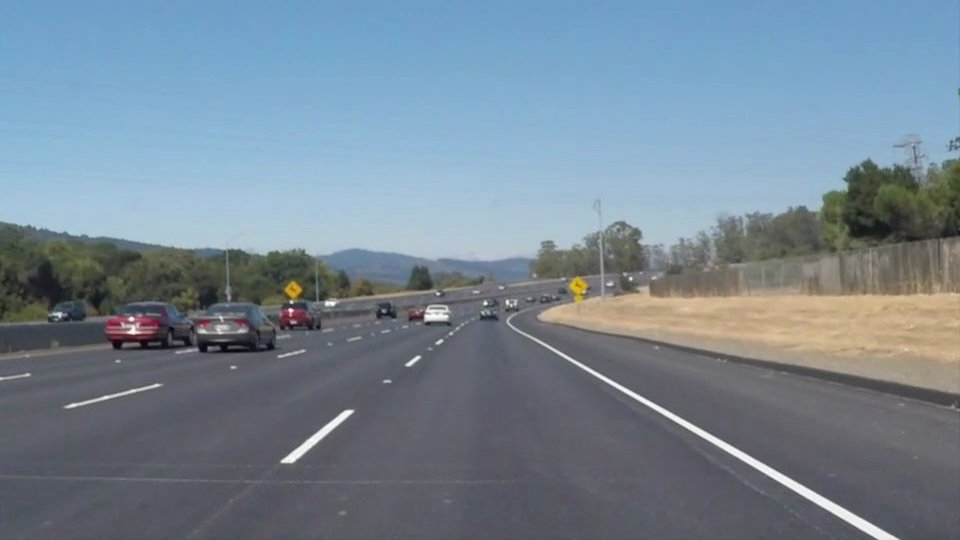
#> input picture test_images/solidWhiteCurve.jpg, 960 x 540 px
$ jupyter execute P1.ipynb
#> lines starting #> are read from the running program, lines starting #| are printed output that depends on the picture; after the words box and inside, x2 and y2 are one past the last pixel; in counts of white or black regions, pixels touching at a corner belong together; pictures that were not available may be replaced by others from this repository, and a replacement may not be noted
# Self-Driving Car Engineer Nanodegree

## Project: **Finding Lane Lines on the Road**
***
In this project, you will use the tools you learned about in the lesson to identify lane lines on the road.  You can develop your pipeline on a series of individual images, and later apply the result to a video stream (really just a series of images). Check out the video clip "raw-lines-example.mp4" (also contained in this repository) to see what the output should look like after using the helper functions below.

Once you have a result that looks roughly like "raw-lines-example.mp4", you'll need to get creative and try to average and/or extrapolate the line segments you've detected to map out the full extent of the lane lines.  You can see an example of the result you're going for in the video "P1_example.mp4".  Ultimately, you would like to draw just one line for the left side of the lane, and one for the right.

In addition to implementing code, there is a brief writeup to complete. The writeup should be completed in a separate file, which can be either a markdown file or a pdf document. There is a [write up template](https://github.com/udacity/CarND-LaneLines-P1/blob/master/writeup_template.md) that can be used to guide the writing process. Completing both the code in the Ipython notebook and the writeup template will cover all of the [rubric points](https://review.udacity.com/#!/rubrics/322/view) for this project.

---
Let's have a look at our first image called 'test_images/solidWhiteRight.jpg'.  Run the 2 cells below (hit Shift-Enter or the "play" button above) to display the image.

**Note: If, at any point, you encounter frozen display windows or other confounding issues, you can always start again with a clean slate by going to the "Kernel" menu above and selecting "Restart & Clear Output".**

---

**The tools you have are color selection, region of interest selection, grayscaling, Gaussian smoothing, Canny Edge Detection and Hough Tranform line detection.  You  are also free to explore and try other techniques that were not presented in the lesson.  Your goal is piece together a pipeline to detect the line segments in the image, then average/extrapolate them and draw them onto the image for display (as below).  Once you have a working pipeline, try it out on the video stream below.**

---

<figure>

 <figcaption>
 <p></p>
 <p style="text-align: center;"> Your output should look something like this (above) after detecting line segments using the helper functions below </p>
 </figcaption>
</figure>
 <p></p>
<figure>

 <figcaption>
 <p></p>
 <p style="text-align: center;"> Your goal is to connect/average/extrapolate line segments to get output like this</p>
 </figcaption>
</figure>

**Run the cell below to import some packages.  If you get an `import error` for a package you've already installed, try changing your kernel (select the Kernel menu above --> Change Kernel).  Still have problems?  Try relaunching Jupyter Notebook from the terminal prompt.  Also, consult the forums for more troubleshooting tips.**

## Import Packages

[cell 1]
#importing some useful packages
import numpy as np
import cv2
import os#to access files and directories and to create them
import shutil#to remove old output directory and contents

## Read in an Image

[cell 2]
#reading in an image
absoluteImgPath=os.path.join(os.getcwd(),'test_images','solidWhiteRight.jpg')
testReadImage = cv2.imread(absoluteImgPath)

## Build a Lane Finding Pipeline

Build the pipeline and run your solution on all test_images. Make copies into the `test_images_output` directory, and you can use the images in your writeup report.

Try tuning the various parameters, especially the low and high Canny thresholds as well as the Hough lines parameters.

[cell 3]
def detectLines(img):
    '''This function accepts an image containing lane lines and returns that image with the lane lines marked'''
    #convert to greyscale
    grayImg=cv2.cvtColor(img,cv2.COLOR_BGR2GRAY)
#> img is the input picture: shape (540, 960, 3); mean B, G, R 148.1, 134.5, 118.5

    #apply gaussian blur(only odd kernelSizes)
    grayBlur=cv2.GaussianBlur(grayImg,(5,5),0)

    #run canny algorithm on greyscale img(it also does gaussian blur)
    edges=cv2.Canny(grayBlur,50,125)
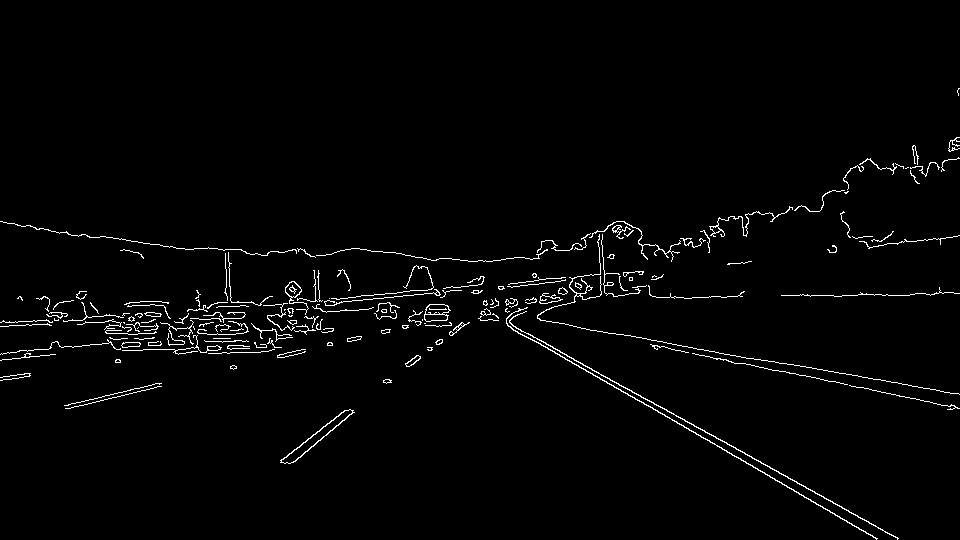
#> edges: shape (540, 960); 1.9% white in thin lines or dots, all inside (x1, y1, x2, y2) = (0, 88, 960, 540)

    #create image with only masked section of edges to run hough on
    mask=np.zeros_like(edges)

    #fillpoly makes maskimg all white(3rd argument) in are definded with vertices(2nd argument)
    cv2.fillPoly(mask,np.array([[(0,img.shape[0]),(12*img.shape[1]/25,3*img.shape[0]/5),(52.5*img.shape[1]/100,3*img.shape[0]/5),(img.shape[1],img.shape[0])]],dtype=np.int32),255)
#> mask: shape (540, 960); 20.9% white; 1 white region, box (x1, y1, x2, y2) and area: (2, 324, 959, 540) 108457
    maskedEdges=cv2.bitwise_and(edges,mask)
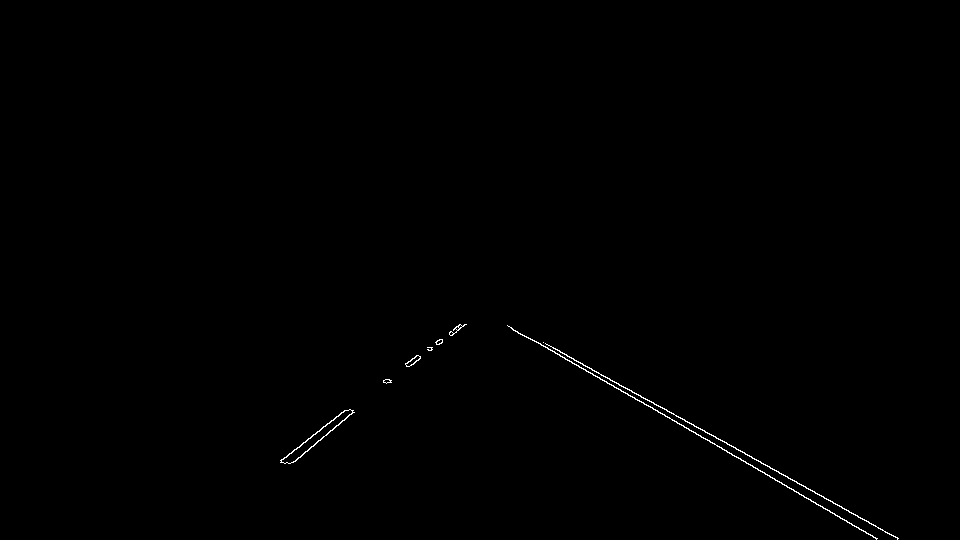
#> maskedEdges: shape (540, 960); 0.3% white in thin lines or dots, all inside (x1, y1, x2, y2) = (280, 324, 899, 540)

    #get lines using houghTransformation on maskedEdges img cv2.HoughLinesP(image,rhoRes,angleRes,threshold,np.array([]),min_line_length,max_line_gap)
    lines=cv2.HoughLinesP(maskedEdges,2,np.pi/180,15,np.array([]),30,20)
#> lines = 15 rows, first 6: [549, 345, 898, 538], [507, 325, 876, 538], [290, 463, 353, 412], [383, 381, 427, 347], [407, 363, 459, 324], [281, 459, 320, 430]

    #create image to mark lines on
    lineImg=np.copy(img)

    #get 2 points for each line to draw
    #these will store points from lines closest to camera and furthest from camera for each lane line(initilize them to points that will be overwritten)
    rLEnd=[-1,img.shape[0]+1]#off bottom of screen
    rLStart=[-1,-1]#off top of screen
    lLEnd=[-1,img.shape[0]+1]#off bottom of screen
    lLStart=[-1,-1]#off top of screen

    for line in lines:
        for x1,y1,x2,y2 in line:
            #check if points should be a new endpoint for right or left lines and which end
            slope=0
            if(x2 != x1):#would get divide by 0 error before adding this
                slope=(y2-y1)/(x2-x1)
            if (slope<-.2)and(x1<img.shape[1]/2):#left line segments
                if y1<y2:
                    if y1<lLEnd[1]:
                        lLEnd=[x1,y1]
                    if y2>lLStart[1]:
                        lLStart=[x2,y2]
                else: #y2<y1 or y2==y1 (shouldn't happen since line's slope is not 0)
                    if y2<lLEnd[1]:
                        lLEnd=[x2,y2]
                    if y1>lLStart[1]:
                        lLStart=[x1,y1]
            if (slope>.2)and(x1>img.shape[1]/2):#right line segments
                if y1<y2:
                    if y1<rLEnd[1]:
                        rLEnd=[x1,y1]
                    if y2>rLStart[1]:
                        rLStart=[x2,y2]
                else: #y2<y1 or y2==y1(which shouldn't happen since line's slope is not 0)
                    if y2<rLEnd[1]:
                        rLEnd=[x2,y2]
                    if y1>rLStart[1]:
                        rLStart=[x1,y1]
#> this loop made 15 passes
#> after the loop, lLEnd = [459, 324]; lLStart = [290, 463]; rLEnd = [507, 325]; rLStart = [898, 538]

    #calculate slope and intercept for lines(using endpoints) then draw lines using points y=top of region and y=bottom of region
    leftSlope=(lLEnd[1]-lLStart[1])/(lLEnd[0]-lLStart[0])
#> leftSlope = -0.822
    rightSlope=(rLEnd[1]-rLStart[1])/(rLEnd[0]-rLStart[0])
#> rightSlope = 0.545
    leftInter=lLStart[1]-(lLStart[0]*leftSlope)
#> leftInter = 701.5
    rightInter=rLStart[1]-(rLStart[0]*rightSlope)
#> rightInter = 48.81
    #y=mx+b so x=(y-b)/m

    #middle line(for testing purposes and make it clearer what is going on)
    cv2.line(lineImg,(int(img.shape[1]/2),img.shape[0]),(int(img.shape[1]/2),0),(0,0,255),2)

    #extrapolate the line at y=img.shape[0] and y=3*img.shape[0]/5
    cv2.line(lineImg,(int((img.shape[0]-leftInter)/leftSlope),img.shape[0]),(int((3*img.shape[0]/5-leftInter)/leftSlope),int(3*img.shape[0]/5)),(0,255,0),2)#left line
    cv2.line(lineImg,(int((img.shape[0]-rightInter)/rightSlope),img.shape[0]),(int((3*img.shape[0]/5-rightInter)/rightSlope),int(3*img.shape[0]/5)),(255,0,0),2)#right line
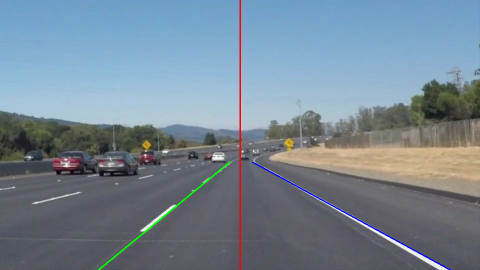
#> lineImg: shape (540, 960, 3) (shown at 1/2 size); mean B, G, R 147.4, 133.9, 118.2
    return lineImg

## Test Images

Build your pipeline to work on the images in the directory "test_images"
**You should make sure your pipeline works well on these images before you try the videos.**

[cell 4]
def imgDir(dir):
    '''dir is path to directory where all the images(and only the images) are stored
    images can be any format, and results are outputed same type as input
    '''
    #load filenames of all the images want to detectLines in and create output folder
    filenames=os.listdir(dir)
    if os.path.exists(dir+'_output'):
        shutil.rmtree(dir+'_output')
    os.mkdir(os.path.join(os.getcwd(),dir+'_output'))

    for img in filenames:
        absImgPath=os.path.join(os.getcwd(),dir,img)
        outImg=detectLines(cv2.imread(absImgPath))#read in the image and detect lane lines
        cv2.imwrite(dir+'_output/'+img,outImg)#save image with lane lines to output directory
        cv2.imshow(img,outImg)#show image with lane lines to screen
        while True:
            if cv2.waitKey(1) & 0xFF==ord('q'):#when they hit 'q' close the image on screen and move to next one
#> (key q is pressed here)
                break
        cv2.destroyAllWindows()
#> pass 2 of the loop in imgDir, `for img in filenames:`:
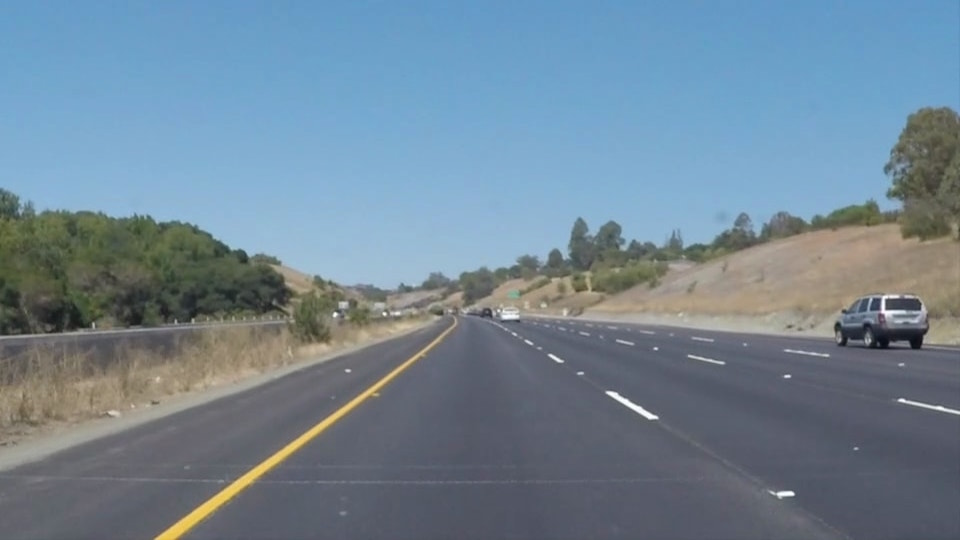
#> input picture test_images/solidYellowCurve.jpg, 960 x 540 px
#> in detectLines, img is the input picture: shape (540, 960, 3); mean B, G, R 149, 133.4, 113
#> in detectLines (call 2), `edges=cv2.Canny(grayBlur,50,125)`:
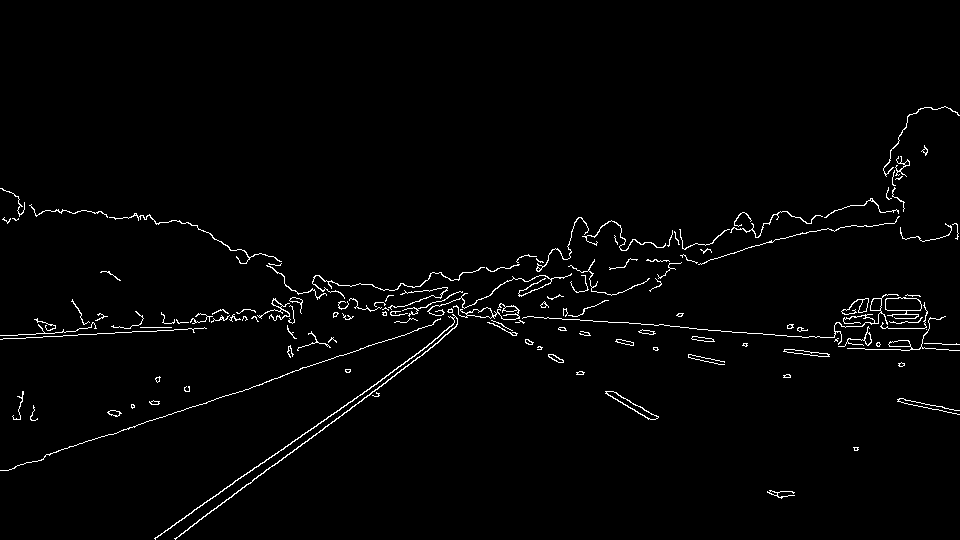
#> edges: shape (540, 960); 1.8% white in thin lines or dots, all inside (x1, y1, x2, y2) = (0, 106, 960, 540)
#> lines = 18 rows, first 6: [155, 538, 403, 364], [277, 463, 439, 341], [154, 538, 456, 326], [499, 326, 577, 374], [501, 324, 583, 374], [190, 526, 236, 493]
#> the loop in detectLines (call 2), `for line in lines:` made 18 passes
#> after the loop in detectLines (call 2), `for line in lines:`: lLEnd = [456, 326]; lLStart = [155, 538]; rLEnd = [501, 324]; rLStart = [648, 419]
#> leftSlope = -0.704
#> rightSlope = 0.646
#> leftInter = 647.2
#> rightInter = 0.224
#> in detectLines (call 2), `cv2.line(lineImg,(int((img.shape[0]-rightInter)/rightSlope),img.shape[..`:
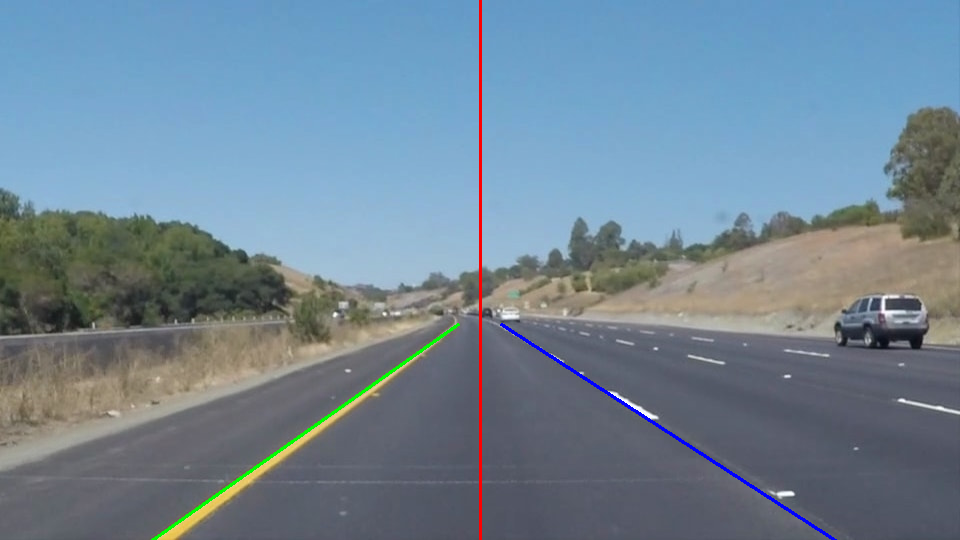
#> lineImg: shape (540, 960, 3); mean B, G, R 148.6, 133, 112.8
#> (key Esc is pressed here)

[cell 5]
imgDir('test_images')#test the function imgDir on the test_images directory

# Test on Videos
You know what's cooler than drawing lanes over images? Drawing lanes over video!

We can test our solution on two provided videos:

solidWhiteRight.mp4

solidYellowLeft.mp4

[cell 6]
def videoDir(dir):
    '''dir is path to directory containing multiple videos to process,
    vid can be any format(that your computer has the proper codecs for)
    this will output whatever video type vid is'''
#> called with dir = 'test_videos'
    #load filenames of all the videos want to detectLines in and create output folder
    filenames=os.listdir(dir)
    if os.path.exists(dir+'_output'):
        shutil.rmtree(dir+'_output')
    os.mkdir(os.path.join(os.getcwd(),dir+'_output'))

    for vid in filenames:
        absVidPath=os.path.join(os.getcwd(),dir,vid)
        cap=cv2.VideoCapture(absVidPath)

        #create VideoWriter object to create video file with same metadata as vid and put it into the output directory
        absOutVidPath=os.path.join(os.getcwd(),dir+'_output',vid)
        out=cv2.VideoWriter(absOutVidPath,int(cap.get(cv2.CAP_PROP_FOURCC)),cap.get(cv2.CAP_PROP_FPS),(int(cap.get(cv2.CAP_PROP_FRAME_WIDTH)),int(cap.get(cv2.CAP_PROP_FRAME_HEIGHT))))

        while(cap.isOpened()):#while vid still playing
            ret,frame=cap.read()
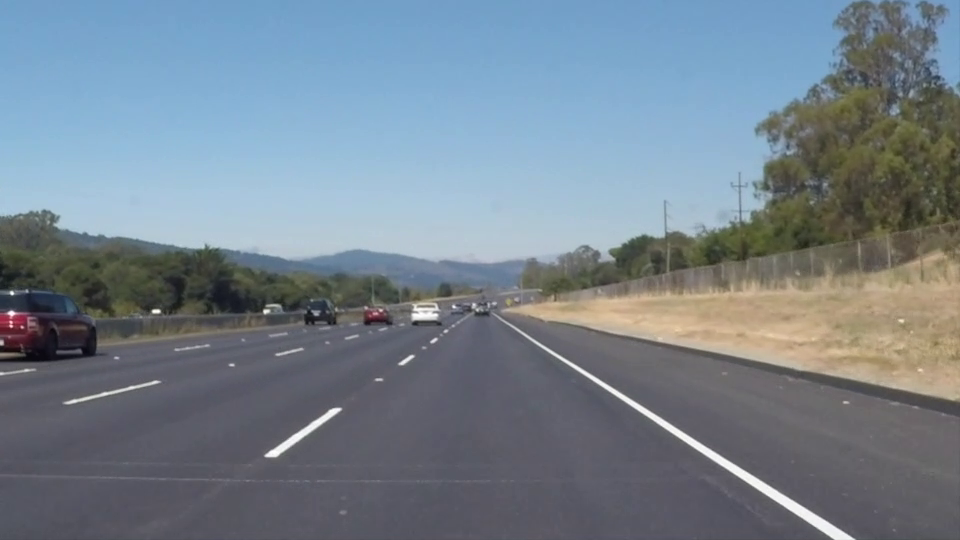
#> input picture frame 22 of test_videos/solidWhiteRight.mp4, 960 x 540 px
#> frame is the input picture: shape (540, 960, 3); mean B, G, R 141.9, 130.7, 117.7
            if ret==True:
                outFrame=detectLines(frame)#detect lane lines in the frame
#> in detectLines (call 4), `grayImg=cv2.cvtColor(img,cv2.COLOR_BGR2GRAY)`:
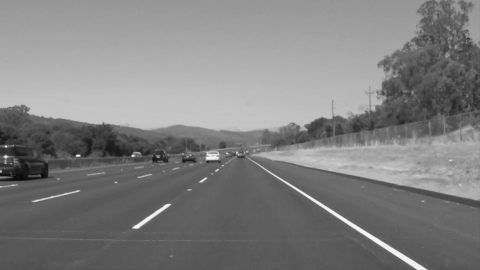
#> grayImg: shape (540, 960) (shown at 1/2 size); min 6, max 255, mean 128
#> in detectLines (call 4), `maskedEdges=cv2.bitwise_and(edges,mask)`:
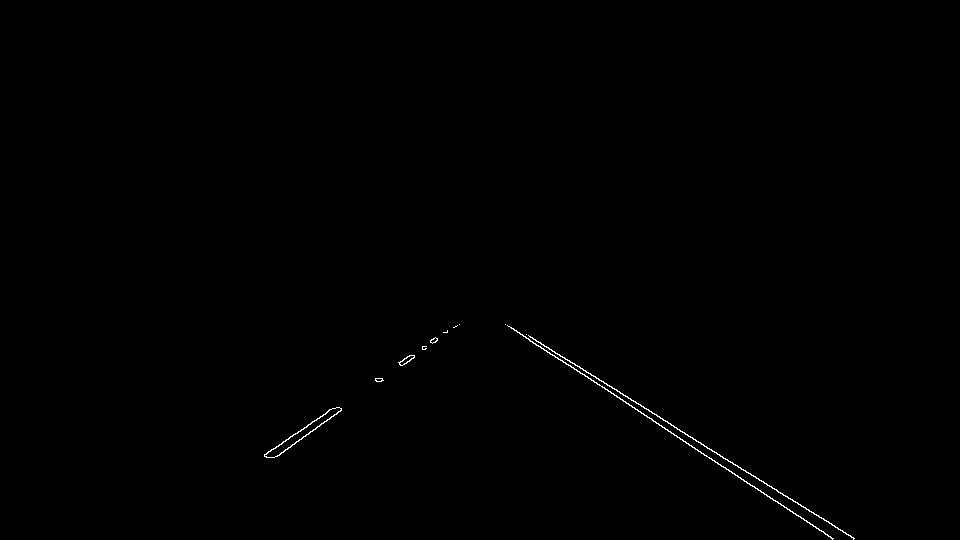
#> maskedEdges: shape (540, 960); 0.28% white in thin lines or dots, all inside (x1, y1, x2, y2) = (264, 324, 855, 540)
#> in detectLines (call 4), `lines=cv2.HoughLinesP(maskedEdges,2,np.pi/180,15,np.array([]),30,20)`: lines = 26 rows, first 6: [526, 334, 853, 539], [509, 326, 651, 418], [523, 336, 580, 373], [264, 455, 332, 408], [787, 509, 833, 538], [692, 447, 766, 494]
#> the loop in detectLines (call 4), `for line in lines:` made 26 passes
#> after the loop in detectLines (call 4), `for line in lines:`: lLEnd = [459, 324]; lLStart = [273, 457]; rLEnd = [505, 324]; rLStart = [853, 539]
#> in detectLines (call 4), `leftSlope=(lLEnd[1]-lLStart[1])/(lLEnd[0]-lLStart[0])`: leftSlope = -0.715
#> in detectLines (call 4), `rightSlope=(rLEnd[1]-rLStart[1])/(rLEnd[0]-rLStart[0])`: rightSlope = 0.618
#> in detectLines (call 4), `leftInter=lLStart[1]-(lLStart[0]*leftSlope)`: leftInter = 652.2
#> in detectLines (call 4), `rightInter=rLStart[1]-(rLStart[0]*rightSlope)`: rightInter = 12
#> in detectLines (call 4), `cv2.line(lineImg,(int((img.shape[0]-rightInter)/rightSlope),img.shape[..`:
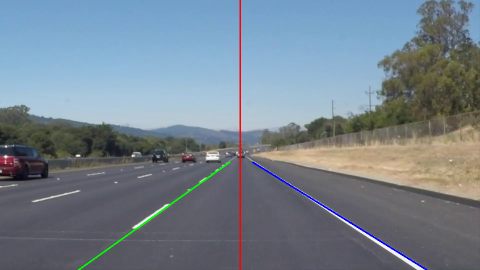
#> lineImg: shape (540, 960, 3) (shown at 1/2 size); mean B, G, R 141.2, 130, 117.2
                out.write(outFrame)#write frame with lane lines drawn on to output video
                cv2.imshow(vid,outFrame)#show fram with lane lines to screen
                if cv2.waitKey(1) & 0xFF==ord('q'):#stop processing this video when user hits 'q'
#> (key q is pressed here)
                    break
            else:
                break
        #once done close streams
        cap.release()
        out.release()
        #close window playing video
        cv2.destroyAllWindows()

[cell 7]
videoDir('test_videos')#test videoDir on the test_videos directory

## Writeup and Submission

If you're satisfied with your video outputs, it's time to make the report writeup in a pdf or markdown file. Once you have this Ipython notebook ready along with the writeup, it's time to submit for review! Here is a [link](https://github.com/udacity/CarND-LaneLines-P1/blob/master/writeup_template.md) to the writeup template file.

## Optional Challenge

When it goes over light part of the road the lines go crazy

[cell 8]
dir='test_videos'
vid='challenge.mp4'
absVidPath=os.path.join(os.getcwd(),dir,vid)
cap=cv2.VideoCapture(absVidPath)

#create VideoWriter object to create video file with same metadata as vid and put it into the output directory
absOutVidPath=os.path.join(os.getcwd(),dir+'_output',vid)
out=cv2.VideoWriter(absOutVidPath,int(cap.get(cv2.CAP_PROP_FOURCC)),cap.get(cv2.CAP_PROP_FPS),(int(cap.get(cv2.CAP_PROP_FRAME_WIDTH)),int(cap.get(cv2.CAP_PROP_FRAME_HEIGHT))))
while(cap.isOpened()):#while vid still playing
    ret,frame=cap.read()
    if ret==True:
        outFrame=detectLines(frame)#detect lane lines in the frame
        out.write(outFrame)#write frame with lane lines drawn on to output video
        cv2.imshow(vid,outFrame)#show fram with lane lines to screen
        if cv2.waitKey(1) & 0xFF==ord('q'):#stop processing this video when user hits 'q'
#> (key q is pressed here)
